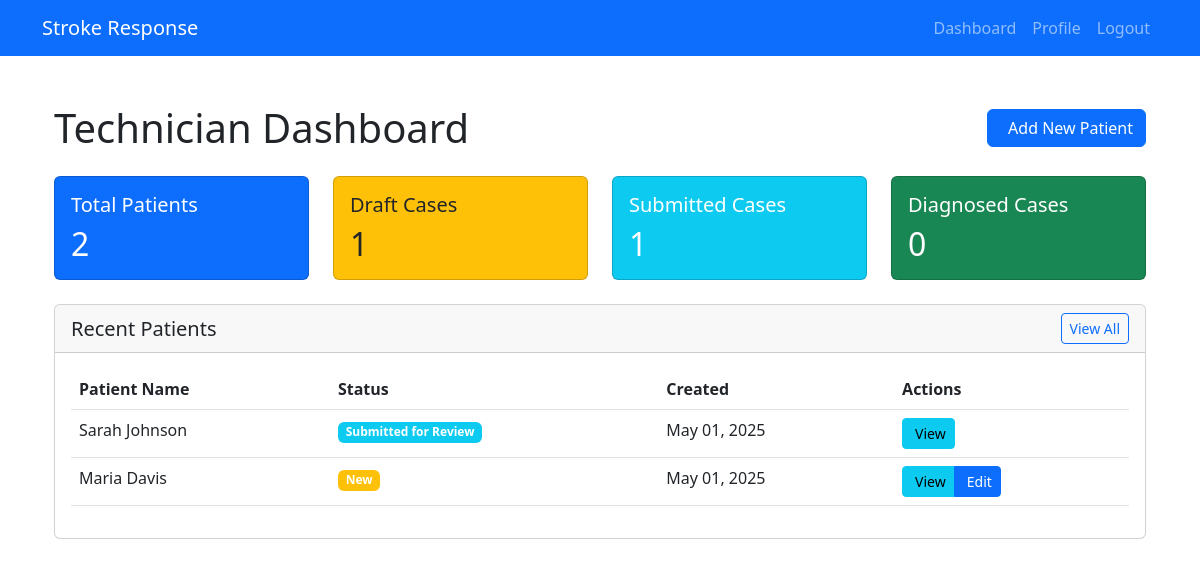
/technician/ (signed in), run on an earlier commit of the app's database.
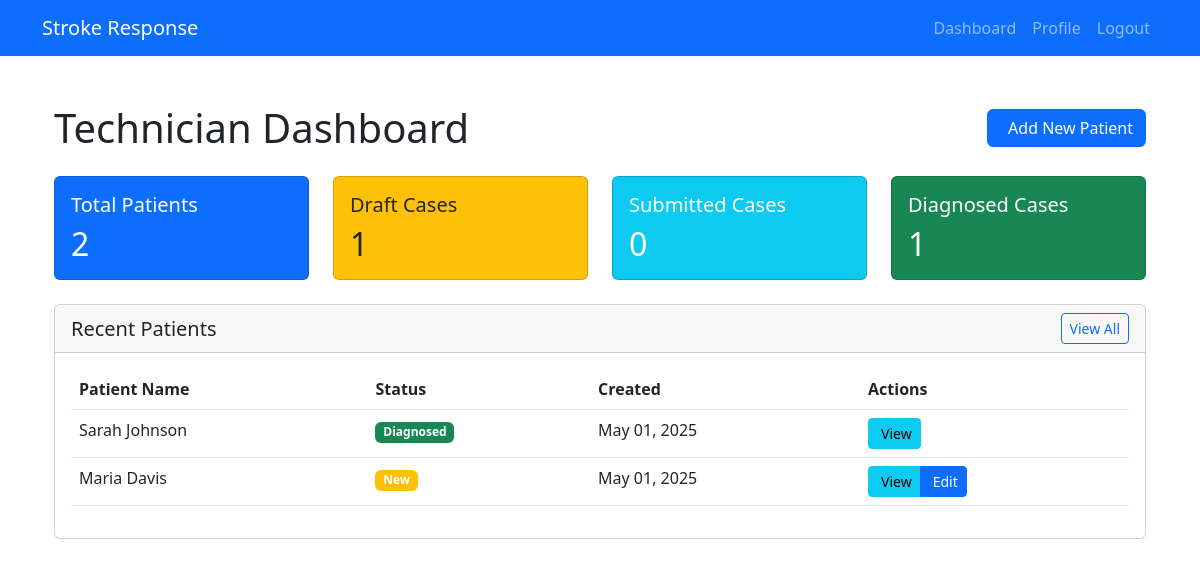
And on a later commit of the database.
### technician/models.py (models this page shows, shortened)
class Patient(models.Model):
    STATUS_CHOICES = [
        ('NEW', 'New'),
        ('SUBMITTED', 'Submitted for Review'),
        ('REVIEWED', 'Under Review'),
        ('DIAGNOSED', 'Diagnosed'),
        ('DISCHARGED', 'Discharged'),
    ]
    GENDER_CHOICES = [
        ('M', 'Male'),
        ('F', 'Female'),
        ('O', 'Other'),
    ]
    first_name = models.CharField(max_length=100)
    last_name = models.CharField(max_length=100)
    date_of_birth = models.DateField()
    gender = models.CharField(max_length=1, choices=GENDER_CHOICES)
    contact_number = models.CharField(max_length=15, blank=True)
    address = models.TextField(blank=True)
    emergency_contact_name = models.CharField(max_length=100, blank=True)
    emergency_contact_number = models.CharField(max_length=15, blank=True)
    medical_history = models.TextField(blank=True)
    current_medications = models.TextField(blank=True)
    allergies = models.TextField(blank=True)
    blood_pressure_systolic = models.IntegerField(validators=[MinValueValidator(0), MaxValueValidator(300)])
    blood_pressure_diastolic = models.IntegerField(validators=[MinValueValidator(0), MaxValueValidator(200)])
    heart_rate = models.IntegerField(validators=[MinValueValidator(0), MaxValueValidator(300)])
    respiratory_rate = models.IntegerField(validators=[MinValueValidator(0), MaxValueValidator(100)])
    temperature = models.DecimalField(max_digits=4, decimal_places=1)
    oxygen_saturation = models.IntegerField(validators=[MinValueValidator(0), MaxValueValidator(100)])
    glasgow_coma_scale = models.IntegerField(validators=[MinValueValidator(3), MaxValueValidator(15)])
    chief_complaint = models.TextField()
    notes = models.TextField(blank=True)
    status = models.CharField(max_length=20, choices=STATUS_CHOICES, default='NEW')
    technician = models.ForeignKey(User, on_delete=models.CASCADE, related_name='patients')
    created_at = models.DateTimeField(auto_now_add=True)
    updated_at = models.DateTimeField(auto_now=True)
    class Meta:
        ordering = ['-created_at']

### technician/views.py (the view)
# urls.py: path('', RedirectView.as_view(pattern_name='accounts:dashboard'), name='home'),
@login_required
@is_technician
def dashboard(request):
    patients = Patient.objects.filter(technician=request.user).order_by('-created_at')
    total_patients = patients.count()
    draft_count = patients.filter(status='NEW').count()
    submitted_count = patients.filter(status='SUBMITTED').count()
    diagnosed_count = patients.filter(status='DIAGNOSED').count()
    recent_patients = patients[:10]  # Get 10 most recent patients
    context = {
        'recent_patients': recent_patients,
        'total_patients': total_patients,
        'draft_count': draft_count,
        'submitted_count': submitted_count,
        'diagnosed_count': diagnosed_count,
    }
    return render(request, 'technician/dashboard.html', context)

### technician/templates/technician/dashboard.html (shortened to what this page needs)
{% extends 'base.html' %}
{% load static %}
{% block content %}
<div class="container py-4">
    <div class="d-flex justify-content-between align-items-center mb-4">
        <h1 class="mb-0">Technician Dashboard</h1>
        <a href="{% url 'technician:patient_create' %}" class="btn btn-primary">
            Add New Patient
        </a>
    </div>
    <div class="row mb-4">
        <div class="col-md-3">
            <div class="card bg-primary text-white">
                <div class="card-body">
                    <h5 class="card-title">Total Patients</h5>
                    <h2 class="card-text">{{ total_patients }}</h2>
                </div>
            </div>
        </div>
        <div class="col-md-3">
            <div class="card bg-warning text-dark">
                <div class="card-body">
                    <h5 class="card-title">Draft Cases</h5>
                    <h2 class="card-text">{{ draft_count }}</h2>
                </div>
            </div>
        </div>
        <div class="col-md-3">
            <div class="card bg-info text-white">
                <div class="card-body">
                    <h5 class="card-title">Submitted Cases</h5>
                    <h2 class="card-text">{{ submitted_count }}</h2>
                </div>
            </div>
        </div>
        <div class="col-md-3">
            <div class="card bg-success text-white">
                <div class="card-body">
                    <h5 class="card-title">Diagnosed Cases</h5>
                    <h2 class="card-text">{{ diagnosed_count }}</h2>
                </div>
            </div>
        </div>
    </div>
    <div class="card">
        <div class="card-header d-flex justify-content-between align-items-center">
            <h5 class="mb-0">Recent Patients</h5>
            <a href="{% url 'technician:patient_list' %}" class="btn btn-sm btn-outline-primary">View All</a>
        </div>
        <div class="card-body">
            {% if recent_patients %}
            <div class="table-responsive">
                <table class="table table-hover">
                    <thead>
                        <tr>
                            <th>Patient Name</th>
                            <th>Status</th>
                            <th>Created</th>
                            <th>Actions</th>
                        </tr>
                    </thead>
                    <tbody>
                        {% for patient in recent_patients %}
                        <tr>
                            <td>{{ patient.first_name }} {{ patient.last_name }}</td>
                            <td>
                                <span class="badge {% if patient.status == 'NEW' %}bg-warning{% elif patient.status == 'SUBMITTED' %}bg-info{% elif patient.status == 'DIAGNOSED' %}bg-success{% else %}bg-secondary{% endif %}">
                                    {{ patient.get_status_display }}
                                </span>
                            </td>
                            <td>{{ patient.created_at|date:"M d, Y" }}</td>
                            <td>
                                <div class="btn-group">
                                    <a href="{% url 'technician:patient_detail' pk=patient.pk %}" class="btn btn-sm btn-info">
                                        View
                                    </a>
                                    {% if patient.status == 'NEW' %}
                                    <a href="{% url 'technician:patient_edit' pk=patient.pk %}" class="btn btn-sm btn-primary">
                                        Edit
                                    </a>
                                    {% endif %}
                                </div>
                            </td>
                        </tr>
                        {% endfor %}
                    </tbody>
                </table>
            </div>
            {% else %}
            <p class="text-muted text-center mb-0">No patients found. Click "Add New Patient" to get started.</p>
            {% endif %}
        </div>
    </div>
</div>
{% endblock %}

What changed in the data, as far as the page shows it:
changed Patient "Sarah": status "Submitted for Review" → "Diagnosed"
Also different on the page:
{{ submitted_count }}: "1" → "0"
{{ diagnosed_count }}: "0" → "1"
